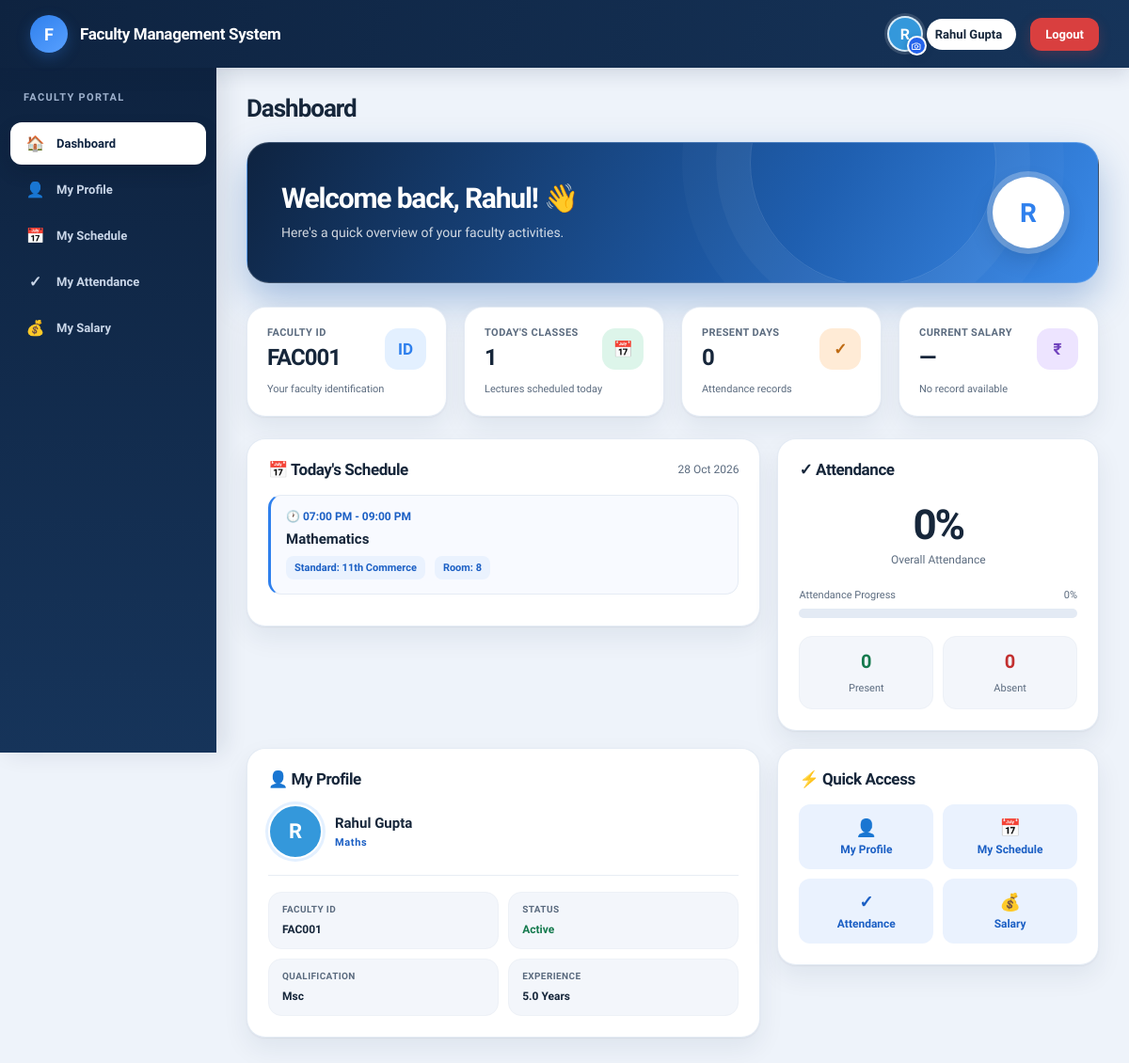
Page /faculty-dashboard/ (signed in) on the committed database.
### faculty/models.py (models this page shows, shortened)
class Faculty(models.Model):
    FacultyID = models.CharField(max_length=10, primary_key=True)
    Password = models.CharField(max_length=255, blank=True)
    ProfilePhoto = models.ImageField(upload_to="faculty_photos/", blank=True)
    FirstName = models.CharField(max_length=50)
    LastName = models.CharField(max_length=50)
    Gender = models.CharField(max_length=20)
    DOB = models.DateField()
    Email = models.EmailField()
    ContactNumber = models.CharField(max_length=10)
    Address = models.TextField()
    Qualification = models.CharField(max_length=100)
    Designation = models.CharField(max_length=100)
    JoiningDate = models.DateField()
    Experience = models.DecimalField(max_digits=4, decimal_places=1)
    Status = models.CharField(max_length=20)

class Schedule(models.Model):
    ScheduleID = models.AutoField(primary_key=True)
    FacultyID = models.ForeignKey(
        Faculty,
        on_delete=models.CASCADE,
        related_name="schedule_records"
    )
    Subject = models.CharField(max_length=100)
    Date = models.DateField()
    Day = models.CharField(max_length=20)
    StartTime = models.TimeField()
    EndTime = models.TimeField()
    RoomNumber = models.CharField(max_length=20)
    Standard = models.CharField(max_length=30, null=True, blank=True)

### faculty/views.py (the view)
def faculty_dashboard(request):
    faculty_id = request.session.get("faculty_id")
    if not faculty_id:
        return redirect("login")
    faculty = get_object_or_404(
        Faculty,
        FacultyID=faculty_id
    )
    if request.method == "POST":
        _save_faculty_profile_photo(request, faculty)
        return redirect("faculty_dashboard")
    today = timezone.localdate()
    today_schedules = Schedule.objects.filter(
        FacultyID=faculty,
        Date=today
    ).order_by(
        "StartTime"
    )
    attendance_records = Attendance.objects.filter(
        FacultyID=faculty
    )
    present_days = attendance_records.filter(
        Status="Present"
    ).count()
    absent_days = attendance_records.filter(
        Status="Absent"
    ).count()
    total_days = present_days + absent_days
    if total_days > 0:
        attendance_percentage = round(
            (present_days / total_days) * 100
        )
    else:
        attendance_percentage = 0
    current_month = today.month
    current_year = today.year
    current_salary = Salary.objects.filter(
        FacultyID=faculty,
        Month=current_month,
        Year=current_year
    ).order_by("-SalaryID").first()
    return render(
        request,
        "faculty_dashboard.html",
        {
            "faculty": faculty,
            "today": today,
            "today_schedules": today_schedules,
            "present_days": present_days,
            "absent_days": absent_days,
            "total_days": total_days,
            "attendance_percentage": attendance_percentage,
            "current_salary": current_salary
        }
    )

### templates/faculty_dashboard.html (shortened to what this page needs)
{% load static %}
<!DOCTYPE html>
<html lang="en" class="page-faculty-dashboard">
<head>
<link rel="stylesheet" href="{% static 'style.css' %}?v=5">
</head>
<body class="page-faculty-dashboard">
<header class="top-header">
<div class="logo-section">
    <div class="logo">
        F
    </div>
    <div class="system-name">
        Faculty Management System
    </div>
</div>
<div class="faculty-name">
    <form class="faculty-photo-form" id="facultyPhotoForm" method="POST" enctype="multipart/form-data">
        <div class="faculty-avatar">
            {% if faculty.ProfilePhoto %}
                <img src="{{ faculty.ProfilePhoto.url }}" alt="Faculty profile photo">
            {% else %}
                {{ faculty.FirstName|first|upper }}
            {% endif %}
        </div>
        <label class="faculty-photo-trigger" for="facultyPhotoInput" aria-label="Upload profile photo" title="Upload profile photo">
            <svg viewBox="0 0 24 24" aria-hidden="true">
                <path d="M4 8h3l1.5-2h7L17 8h3v11H4z"></path>
                <circle cx="12" cy="13" r="3.5"></circle>
            </svg>
        </label>
    </form>
    <span>
        {{ faculty.FirstName }} {{ faculty.LastName }}
    </span>
    <a href="{% url 'logout' %}" class="logout-btn">
        Logout
    </a>
</div>
</header>
<div class="layout">
<aside class="sidebar">
    <div class="sidebar-title">
        Faculty Portal
    </div>
    <ul>
        <li>
            <a href="{% url 'faculty_dashboard' %}" class="active">
                <span class="menu-icon">🏠</span>
                Dashboard
            </a>
        </li>
        <li>
            <a href="{% url 'faculty_profile' %}">
                <span class="menu-icon">👤</span>
                My Profile
            </a>
        </li>
        <li>
            <a href="{% url 'faculty_schedule' %}">
                <span class="menu-icon">📅</span>
                My Schedule
            </a>
        </li>
        <li>
            <a href="{% url 'faculty_attendance' %}">
                <span class="menu-icon">✓</span>
                My Attendance
            </a>
        </li>
        <li>
            <a href="{% url 'faculty_salary' %}">
                <span class="menu-icon">💰</span>
                My Salary
            </a>
        </li>
    </ul>
</aside>
<main class="main-content">
    <div class="page-header">
        <h1>
            Dashboard
        </h1>
    </div>
    <div class="welcome-banner">
        <div class="welcome-text">
            <h1>
                Welcome back, {{ faculty.FirstName }}! 👋
            </h1>
            <p>
                Here's a quick overview of your faculty activities.
            </p>
        </div>
        <div class="large-avatar">
            {% if faculty.ProfilePhoto %}
                <img src="{{ faculty.ProfilePhoto.url }}" alt="Faculty profile photo">
            {% else %}
                {{ faculty.FirstName|first|upper }}
            {% endif %}
        </div>
    </div>
    <div class="dashboard-cards">
        <div class="dashboard-card">
            <div class="card-top">
                <div>
                    <div class="card-title">
                        Faculty ID
                    </div>
                    <div class="card-value">
                        {{ faculty.FacultyID }}
                    </div>
                </div>
                <div class="card-icon blue-icon">
                    ID
                </div>
            </div>
            <div class="card-subtitle">
                Your faculty identification
            </div>
        </div>
        <div class="dashboard-card">
            <div class="card-top">
                <div>
                    <div class="card-title">
                        Today's Classes
                    </div>
                    <div class="card-value">
                        {{ today_schedules|length }}
                    </div>
                </div>
                <div class="card-icon green-icon">
                    📅
                </div>
            </div>
            <div class="card-subtitle">
                Lectures scheduled today
            </div>
        </div>
        <div class="dashboard-card">
            <div class="card-top">
                <div>
                    <div class="card-title">
                        Present Days
                    </div>
                    <div class="card-value">
                        {{ present_days }}
                    </div>
                </div>
                <div class="card-icon orange-icon">
                    ✓
                </div>
            </div>
            <div class="card-subtitle">
                Attendance records
            </div>
        </div>
        <div class="dashboard-card">
            <div class="card-top">
                <div>
                    <div class="card-title">
                        Current Salary
                    </div>
                    <div class="card-value">
                        {% if current_salary %}
                            ₹{{ current_salary.NetSalary }}
                        {% else %}
                            —
                        {% endif %}
                    </div>
                </div>
                <div class="card-icon purple-icon">
                    ₹
                </div>
            </div>
            <div class="card-subtitle">
                {% if current_salary %}
                    Current salary record
                {% else %}
                    No record available
                {% endif %}
            </div>
        </div>
    </div>
    <div class="dashboard-grid">
        <section class="dashboard-section">
            <div class="section-header">
                <h2>
                    📅 Today's Schedule
                </h2>
                <span>
                    {{ today|date:"d M Y" }}
                </span>
            </div>
            {% if today_schedules %}
                {% for schedule in today_schedules %}
                    <div class="lecture-card">
                        <div class="lecture-time">
                            🕐
                            {{ schedule.StartTime|time:"h:i A" }}
                            -
                            {{ schedule.EndTime|time:"h:i A" }}
                        </div>
                        <div class="lecture-subject">
                            {{ schedule.Subject }}
                        </div>
                        <div class="lecture-details">
                            <span class="lecture-detail">
                                Standard:
                                {{ schedule.Standard|default:"Not Set" }}
                            </span>
                            <span class="lecture-detail">
                                Room:
                                {{ schedule.RoomNumber|default:"Not Set" }}
                            </span>
                        </div>
                    </div>
                {% endfor %}
            {% else %}
                <div class="no-data">
                    🎉 No lectures scheduled for today.
                    <br><br>
                    Enjoy your free time!
                </div>
            {% endif %}
        </section>
        <section class="dashboard-section">
            <div class="section-header">
                <h2>
                    ✓ Attendance
                </h2>
            </div>
            <div class="attendance-summary">
                <div class="attendance-number">
                    {{ attendance_percentage }}%
                </div>
                <div class="attendance-label">
                    Overall Attendance
                </div>
            </div>
            <div class="progress-container">
                <div class="progress-header">
                    <span>
                        Attendance Progress
                    </span>
                    <span>
                        {{ attendance_percentage }}%
                    </span>
                </div>
                <div class="progress-bar">
                </div>
            </div>
            <div class="attendance-stats">
                <div class="attendance-box">
                    <strong>
                        {{ present_days }}
                    </strong>
                    <span>
                        Present
                    </span>
                </div>
                <div class="attendance-box">
                    <strong>
                        {{ absent_days }}
                    </strong>
                    <span>
                        Absent
                    </span>
                </div>
            </div>
        </section>
    </div>
    <div class="dashboard-grid">
        <section class="dashboard-section">
            <div class="section-header">
                <h2>
                    👤 My Profile
                </h2>
            </div>
            <div class="profile-mini">
                <div class="profile-avatar">
                    {% if faculty.ProfilePhoto %}
                        <img src="{{ faculty.ProfilePhoto.url }}" alt="Faculty profile photo">
                    {% else %}
                        {{ faculty.FirstName|first|upper }}
                    {% endif %}
                </div>
                <div>
                    <div class="profile-name">
                        {{ faculty.FirstName }} {{ faculty.LastName }}
                    </div>
                    <div class="profile-role">
                        {{ faculty.Designation }}
                    </div>
                </div>
            </div>
            <div class="profile-details">
                <div class="profile-detail">
                    <span>
                        Faculty ID
                    </span>
                    <strong>
                        {{ faculty.FacultyID }}
                    </strong>
                </div>
                <div class="profile-detail">
                    <span>
                        Status
                    </span>
                    <strong>
                        {{ faculty.Status }}
                    </strong>
                </div>
                <div class="profile-detail">
                    <span>
                        Qualification
                    </span>
                    <strong>
                        {{ faculty.Qualification }}
                    </strong>
                </div>
                <div class="profile-detail">
                    <span>
                        Experience
                    </span>
                    <strong>
                        {{ faculty.Experience }} Years
                    </strong>
                </div>
            </div>
        </section>
        <section class="dashboard-section">
            <div class="section-header">
                <h2>
                    ⚡ Quick Access
                </h2>
            </div>
            <div class="quick-actions">
                <a href="{% url 'faculty_profile' %}" class="quick-action">
                    <span class="quick-action-icon">
                        👤
                    </span>
                    My Profile
                </a>
                <a href="{% url 'faculty_schedule' %}" class="quick-action">
                    <span class="quick-action-icon">
                        📅
                    </span>
                    My Schedule
                </a>
                <a href="#" class="quick-action">
                    <span class="quick-action-icon">
                        ✓
                    </span>
                    Attendance
                </a>
                <a href="#" class="quick-action">
                    <span class="quick-action-icon">
                        💰
                    </span>
                    Salary
                </a>
            </div>
        </section>
    </div>
</main>
</div>
</body>
</html>

### rows in the picture
Faculty: FirstName|first "R", FirstName "Rahul", LastName "Gupta", FacultyID "FAC001", Designation "Maths", Status "Active", Qualification "Msc", Experience "5.0"
Schedule: Date "28 Oct 2026", StartTime "07:00 PM", EndTime "09:00 PM", Subject "Mathematics", Standard "11th Commerce", RoomNumber "8"

### other values in the picture
{{ today_schedules|length }} "1"
{{ present_days }} "0"
{{ attendance_percentage }} "0"
{{ absent_days }} "0"
